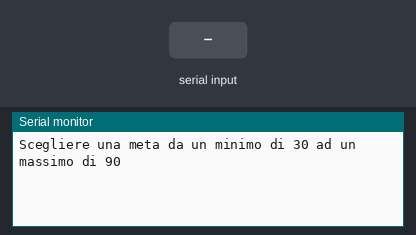
This sketch was run on a simulated Arduino Uno, built with avr-gcc and run on an emulated ATmega328P. Shown: the last lines printed to the serial monitor. Inputs (shaded band) come from the test bench.

Above: at 1.2 s.
1.3 s: "90,45\n" received over Serial
At 1.8 s:
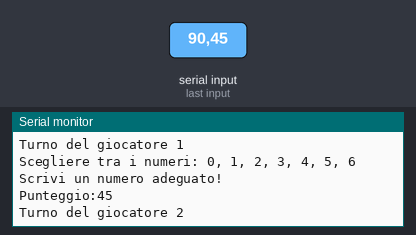
2.8 s: "30,150\n" received over Serial
At 5.4 s:
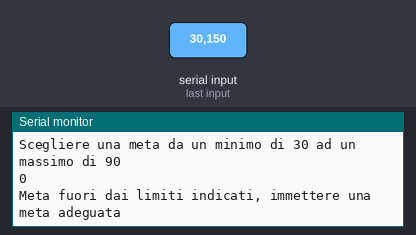
Timing chart, 0 to 6.9 s (numbered marks = the images above; inputs shaded):
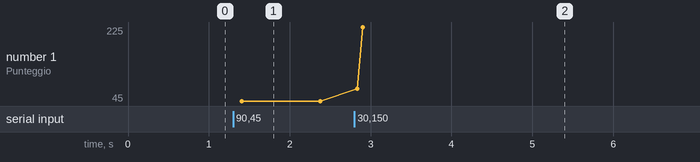

Measured:
- after the input at 1.3 s, the serial monitor: prints a new line at once (image 1)
- after the input at 2.8 s, the serial monitor: prints a new line at once (image 2)
- plotted number 1: 45 → 225 after the input at 2.8 s

The sketch:

AngelaGame.ino
```cpp
int scelta = -1;
int meta = 0;
bool turno = true; //TRUE : P1, FALSE : P2
int punteggio = 0;
bool zero = true;

void setup()
{
  Serial.begin(9600);
}

void loop() {

inserisciMeta();

while(punteggio<meta){
  giocata();
}

vittoria();

}

void inserisciMeta()
{
  bool metaGiusta= false;
  Serial.println("Scegliere una meta da un minimo di 30 ad un massimo di 90");

  while(!metaGiusta)
  {
    while(Serial.available() == 0){}
    meta=Serial.parseInt();
    Serial.println(meta);
    if(meta<30 || meta>99){
      Serial.println("Meta fuori dai limiti indicati, immettere una meta adeguata");
    }
    else{
      metaGiusta = true;
    }
  }
}

void giocata()
{
  int i;  bool done = false;
  if(turno){
    Serial.println("Turno del giocatore 1");
  }
  else {
    Serial.println("Turno del giocatore 2");
  }
  while(!done)
  {
    if(scelta == -1)
    {
      Serial.println("Scegliere tra i numeri: 0, 1, 2, 3, 4, 5, 6");
    }
    if(scelta == 0)
    {
      Serial.println("Scegliere tra i numeri: 1, 2, 3, 4, 5, 6");
      zero = false;
    }
    else if(scelta == 1 || scelta == 6)
    {
      Serial.println("Scegliere un numero tra 2, 3, 4, 5");
    }
    else if(scelta == 2 || scelta == 5)
    {
      Serial.println("Scegliere un numero tra 1, 3, 4, 6");
    }
    else if(scelta == 3 || scelta == 4)
    {
      Serial.println("Scegliere un numero tra 1, 2, 5, 6");
    }
    while(Serial.available()==0){}
    i = Serial.parseInt();
    done = valuta(i);
  }
  scelta = i;
  Serial.println("Punteggio:" + String(punteggio += scelta));
  turno = !turno;
}

void vittoria()
{
  if(punteggio>meta)
  {
    if(turno)
    {Serial.println("Vince il giocatore 1!");}
    else
    {Serial.println("Vince il giocatore 2!");}
  }
  else
  {
    if(turno)
    {Serial.println("Vince il giocatore 2!");}
    else
    {Serial.println("Vince il giocatore 1!");}
  }
  reset();
}

bool valuta(int i)
{
  if(i == scelta || i == 7-scelta || (i==0 && !zero)){
    Serial.println("Non barare!");
    return false;
  }
  else if (i<0 || i>6) {
    Serial.println("Scrivi un numero adeguato!");
  }
  else
  {return true;}
}

void reset()
{
  scelta = -1;
  meta = 0;
  turno = true;
  punteggio = 0;
  zero = true;
}
```
